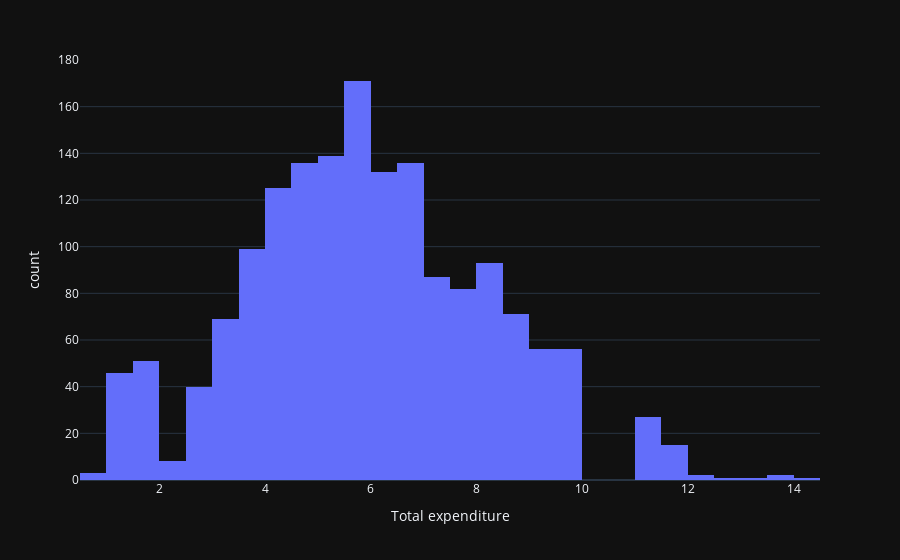

Notebook code cell kept with this figure:
### Code cell
fig=px.histogram(df,x='Total expenditure',template='plotly_dark')
fig.show()

### Figure 1 — Plotly figure (JSON) as saved in the notebook; plotly's stock layout.template omitted (floating-point values rounded to 4 significant figures; data arrays with more than 128 entries replaced by an {"elided": "..."} marker saying what was removed)
{"data": [{"alignmentgroup": "True", "bingroup": "x", "hovertemplate": "Total expenditure=%{x}<br>count=%{y}<extra></extra>", "legendgroup": "", "marker": {"color": "#636efa", "pattern": {"shape": ""}}, "name": "", "offsetgroup": "", "orientation": "v", "showlegend": false, "type": "histogram", "x": {"elided": "1649 float values"}, "xaxis": "x", "yaxis": "y"}], "layout": {"barmode": "relative", "legend": {"tracegroupgap": 0}, "margin": {"t": 60}, "xaxis": {"anchor": "y", "domain": [0, 1], "title": {"text": "Total expenditure"}}, "yaxis": {"anchor": "x", "domain": [0, 1], "title": {"text": "count"}}}}
